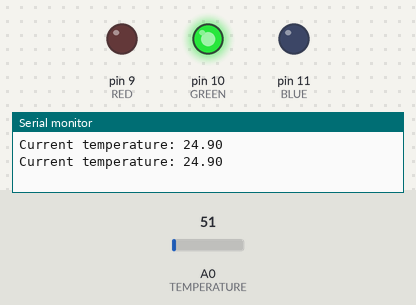
A sketch run on a simulated Arduino Uno, built with avr-gcc and run on an emulated ATmega328P. Parts: output pins drawn as LEDs (lit = HIGH), the last lines printed to the serial monitor. The test bench sets the inputs (shaded band); at power-on: A0 (TEMPERATURE) = 51.

Above: at 1.8 s.
1.9 s: A0 (TEMPERATURE) set to 57
3.4 s: A0 (TEMPERATURE) set to 66
At 5.2 s:
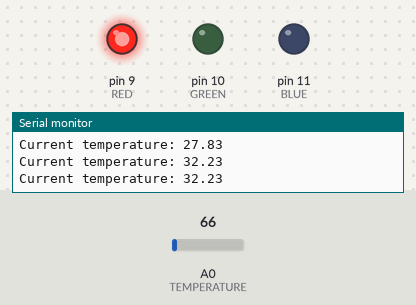
5.5 s: A0 (TEMPERATURE) set to 30
At 7.0 s:
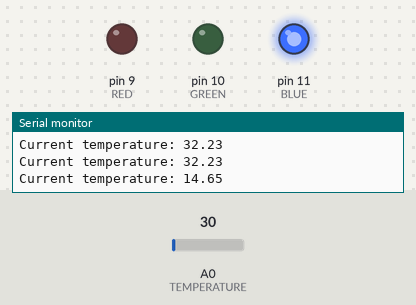
7.5 s: A0 (TEMPERATURE) set to 61
At 8.6 s:
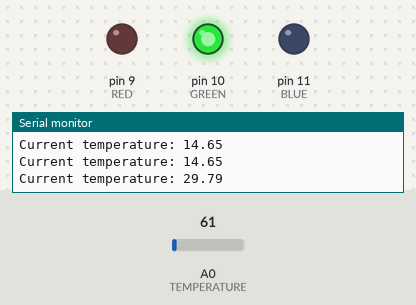
9.5 s: A0 (TEMPERATURE) set to 71
At 11.4 s:
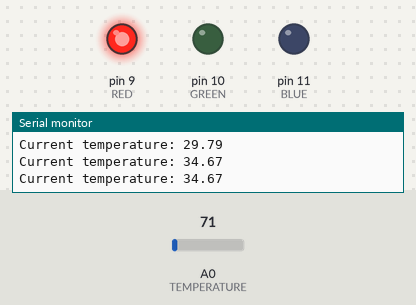
Timing chart, 0 to 12.5 s (numbered marks = the images above; inputs shaded):
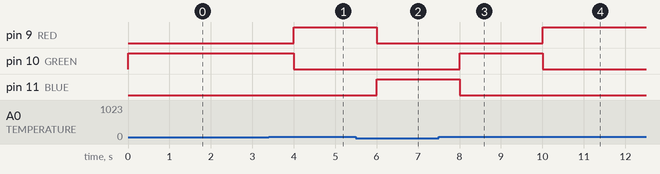

The sketch:

9-temp_sensor_with_led.ino
```cpp
/*
    Author: Quang Tran
    Date: June 3rd, 2019

    Note: This program let us measure temperature (with LED visual effects) using LM35 temperature sensor.
    About the formula & the number:
        (The attached diagram will show this idea, resolution points, clearly)
        10 bits ADC == 5V  -->  5/1024 = 0.0048828125 V  for each bit/ point of resolution.

        0.0000V -> 0b0000000000     ===  0
        0.0048V -> 0b0000000001     ===  1
        ...
        5.0000V -> 0b1111111111     === 1023

        Datasheet: 10 mV = 1 *C  OR  0.010 V = 1 *C
        For each point of resolution (1 bit), the equivalent temperature = 0.0048828125 / 0.010
*/

const int RED = 9;
const int GREEN = 10;
const int BLUE = 11;
const int TEMPERATURE = 0;

void setup() {
  pinMode(TEMPERATURE, INPUT);
  pinMode(RED, OUTPUT);
  pinMode(GREEN, OUTPUT);
  pinMode(BLUE, OUTPUT);
  Serial.begin(9600);
}

void loop() {
  float data = analogRead(TEMPERATURE);
  float temperatureNOW = data * 0.48828125;

  if (temperatureNOW > 30) {          // It's HOT - led turns red
    digitalWrite(RED, HIGH);
    digitalWrite(GREEN, LOW);
    digitalWrite(BLUE, LOW);
  } else if (temperatureNOW < 18) {   // It's COLD - led turns blue
    digitalWrite(RED, LOW);
    digitalWrite(GREEN, LOW);
    digitalWrite(BLUE, HIGH);
  } else {                            // Comfy temp - led turns green
    digitalWrite(RED, LOW);
    digitalWrite(GREEN, HIGH);
    digitalWrite(BLUE, LOW);
  }

  Serial.print("Current temperature: ");
  Serial.println(temperatureNOW);
  delay(1000);
}
```

Measured:
- the behaviour switches between 61 and 62 on A0 (TEMPERATURE) (found by bisection; images 0 and 1)
- after the input at 3.4 s, pin 9 (RED): LOW → HIGH after 0.60 s; pin 10 (GREEN): HIGH → LOW after 0.60 s
- after the input at 5.5 s, pin 9 (RED): HIGH → LOW after 0.50 s; pin 11 (BLUE): LOW → HIGH after 0.50 s
- after the input at 7.5 s, pin 10 (GREEN): LOW → HIGH after 0.51 s; pin 11 (BLUE): HIGH → LOW after 0.51 s
- after the input at 9.5 s, pin 9 (RED): LOW → HIGH after 0.51 s; pin 10 (GREEN): HIGH → LOW after 0.51 s
